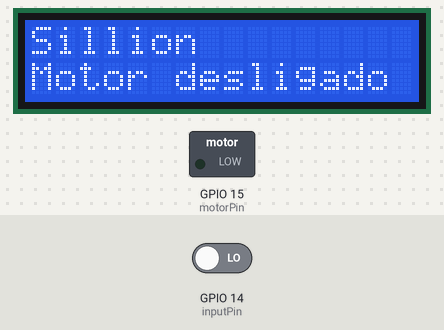
The sketch below on a simulated ESP32. Shown: 16×2 character LCD, switched loads named in the sketch (green lamp = pin HIGH). The test bench sets the inputs (shaded band); at power-on: GPIO 14 (inputPin) LOW. What the sketch prints to the serial monitor is not drawn.

Above: at 1.6 s.
1.7 s: GPIO 14 (inputPin) driven HIGH
At 3.3 s:
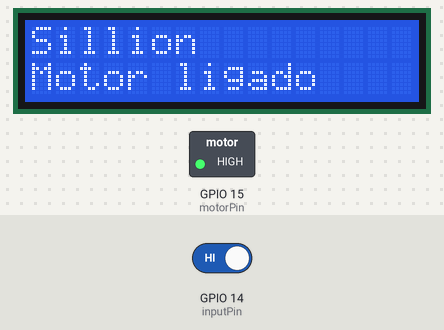
3.6 s: GPIO 14 (inputPin) driven LOW
At 5.6 s:
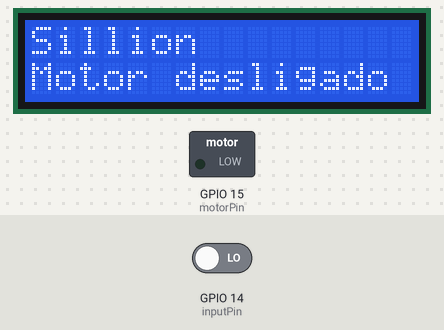
Timing chart, 0 to 7.1 s (numbered marks = the images above; inputs shaded):
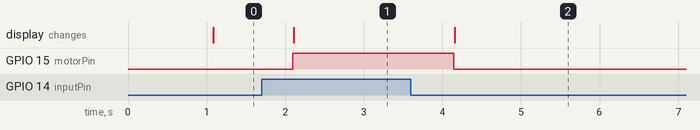

Measured:
- after the input at 1.7 s, GPIO 15 (motorPin): LOW → HIGH after 0.40 s; the display: changes after 0.41 s (image 1)
- after the input at 3.6 s, GPIO 15 (motorPin): HIGH → LOW after 0.54 s; the display: changes after 0.56 s (image 2)

The sketch:

ESP32DeuCertoModifica.ino
```cpp
#include <Wire.h>
#include <LiquidCrystal_I2C.h>
#include <Arduino.h>

int counter = 0;

LiquidCrystal_I2C lcd(0x27,16,2);//set the LCD address to 0x27 for a 16 chars and 2 line display

const int inputPin = 14;  // Pino de entrada
const int motorPin = 15;    // Pino de saída

void setup(){
  Serial.begin(115200);

  lcd.begin(21, 22);// Pino em ordem SDA e SCL

  lcd.backlight();

   // Configura o pino de entrada
  pinMode(inputPin, INPUT);
  // Configura o pino de saída
  pinMode(motorPin, OUTPUT);
  // Inicializa o LED desligado
  digitalWrite(motorPin, LOW);

  Serial.println("Configuração concluída.");

}
void loop(){
  Serial.println("O ESP32 está funcionando...");
  delay(1000); // Aguarda 5 segundos

  lcd.setCursor(0,0);
  lcd.print("Sillion");
  lcd.setCursor(0,1);


  int sensorValue = digitalRead(inputPin);

  Serial.print("Valor lido no pino 34: ");
  Serial.println(sensorValue);

  if (sensorValue == HIGH) {
    // Se o valor for HIGH, liga o LED
    digitalWrite(motorPin, HIGH);
    Serial.println("Motor ligado.");

    lcd.setCursor(0, 1);  // Linha 1, posição 0
    lcd.print("Motor ligado    "); // A string deve ser preenchida com espaços para limpar caracteres antigos

  }

  else {
    // Caso contrário, desliga o LED
    digitalWrite(motorPin, LOW);
    Serial.println("Motor desligado.");

    lcd.setCursor(0, 1);  // Linha 1, posição 0
    lcd.print("Motor desligado "); // A string deve ser preenchida com espaços para limpar caracteres antigos
  }

}
```
